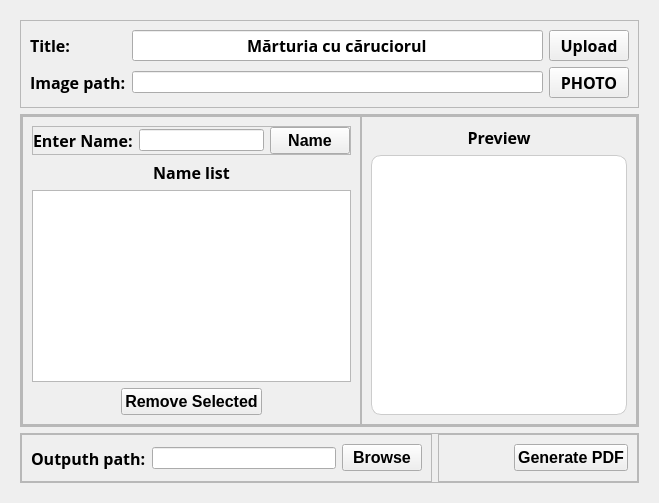
         <widget class="QWidget" name="page_3">
          <layout class="QVBoxLayout" name="verticalLayout_6">
           <item>
            <widget class="QWidget" name="widget" native="true">
             <layout class="QVBoxLayout" name="verticalLayout_5">
              <item>
               <widget class="QFrame" name="frame_title_image">
                <property name="styleSheet">
                 <string notr="true"/>
                </property>
                <property name="frameShape">
                 <enum>QFrame::StyledPanel</enum>
                </property>
                <property name="frameShadow">
                 <enum>QFrame::Raised</enum>
                </property>
                <layout class="QGridLayout" name="gridLayout">
                 <property name="leftMargin">
                  <number>9</number>
                 </property>
                 <property name="topMargin">
                  <number>9</number>
                 </property>
                 <property name="rightMargin">
                  <number>9</number>
                 </property>
                 <property name="bottomMargin">
                  <number>9</number>
                 </property>
                 <item row="2" column="0">
                  <widget class="QLabel" name="img_label">
                   <property name="font">
                    <font>
                     <family>Open Sans</family>
                     <pointsize>12</pointsize>
                     <weight>75</weight>
                     <bold>true</bold>
                    </font>
                   </property>
                   <property name="text">
                    <string>Image path:</string>
                   </property>
                  </widget>
                 </item>
                 <item row="1" column="0">
                  <widget class="QLabel" name="title_label">
                   <property name="font">
                    <font>
                     <family>Open Sans</family>
                     <pointsize>12</pointsize>
                     <weight>75</weight>
                     <bold>true</bold>
                    </font>
                   </property>
                   <property name="text">
                    <string>Title:</string>
                   </property>
                  </widget>
                 </item>
                 <item row="2" column="1">
                  <widget class="QLineEdit" name="img_entry">
                   <property name="styleSheet">
                    <string notr="true"/>
                   </property>
                   <property name="readOnly">
                    <bool>true</bool>
                   </property>
                  </widget>
                 </item>
                 <item row="1" column="1">
                  <widget class="QLineEdit" name="title_entry">
                   <property name="font">
                    <font>
                     <family>Open Sans</family>
                     <pointsize>12</pointsize>
                     <weight>75</weight>
                     <bold>true</bold>
                    </font>
                   </property>
                   <property name="autoFillBackground">
                    <bool>false</bool>
                   </property>
                   <property name="styleSheet">
                    <string notr="true"/>
                   </property>
                   <property name="text">
                    <string>Mărturia cu căruciorul</string>
                   </property>
                   <property name="alignment">
                    <set>Qt::AlignCenter</set>
                   </property>
                  </widget>
                 </item>
                 <item row="2" column="2">
                  <widget class="QPushButton" name="browse_img_button">
                   <property name="font">
                    <font>
                     <family>Open Sans</family>
                     <pointsize>12</pointsize>
                     <weight>75</weight>
                     <bold>true</bold>
                    </font>
                   </property>
                   <property name="styleSheet">
                    <string notr="true"/>
                   </property>
                   <property name="text">
                    <string>PHOTO</string>
                   </property>
                   <property name="icon">
                    <iconset>
                     <normaloff>../image/plus.png</normaloff>../image/plus.png</iconset>
                   </property>
                   <property name="iconSize">
                    <size>
                     <width>24</width>
                     <height>24</height>
                    </size>
                   </property>
                  </widget>
                 </item>
                 <item row="1" column="2">
                  <widget class="QPushButton" name="upload_pdf_button">
                   <property name="font">
                    <font>
                     <family>Open Sans</family>
                     <pointsize>12</pointsize>
                     <weight>75</weight>
                     <bold>true</bold>
                    </font>
                   </property>
                   <property name="text">
                    <string>Upload</string>
                   </property>
                   <property name="icon">
                    <iconset>
                     <normaloff>../image/upload.png</normaloff>../image/upload.png</iconset>
                   </property>
                  </widget>
                 </item>
                </layout>
               </widget>
              </item>
              <item>
               <widget class="QFrame" name="frame_list_preview">
                <property name="styleSheet">
                 <string notr="true"/>
                </property>
                <property name="frameShape">
                 <enum>QFrame::StyledPanel</enum>
                </property>
                <property name="frameShadow">
                 <enum>QFrame::Raised</enum>
                </property>
                <layout class="QVBoxLayout" name="verticalLayout_2">
                 <property name="leftMargin">
                  <number>0</number>
                 </property>
                 <property name="topMargin">
                  <number>0</number>
                 </property>
                 <property name="rightMargin">
                  <number>0</number>
                 </property>
                 <property name="bottomMargin">
                  <number>0</number>
                 </property>
                 <item>
                  <widget class="QFrame" name="frame_8">
                   <property name="frameShape">
                    <enum>QFrame::StyledPanel</enum>
                   </property>
                   <property name="frameShadow">
                    <enum>QFrame::Raised</enum>
                   </property>
                   <layout class="QHBoxLayout" name="horizontalLayout_5">
                    <property name="spacing">
                     <number>0</number>
                    </property>
                    <property name="leftMargin">
                     <number>0</number>
                    </property>
                    <property name="topMargin">
                     <number>0</number>
                    </property>
                    <property name="rightMargin">
                     <number>0</number>
                    </property>
                    <property name="bottomMargin">
                     <number>0</number>
                    </property>
                    <item>
                     <widget class="QFrame" name="frame_5">
                      <property name="frameShape">
                       <enum>QFrame::StyledPanel</enum>
                      </property>
                      <property name="frameShadow">
                       <enum>QFrame::Raised</enum>
                      </property>
                      <layout class="QVBoxLayout" name="verticalLayout_3">
                       <property name="spacing">
                        <number>6</number>
                       </property>
                       <item>
                        <widget class="QFrame" name="frame_4">
                         <property name="styleSheet">
                          <string notr="true"/>
                         </property>
                         <property name="frameShape">
                          <enum>QFrame::StyledPanel</enum>
                         </property>
                         <property name="frameShadow">
                          <enum>QFrame::Raised</enum>
                         </property>
                         <layout class="QHBoxLayout" name="horizontalLayout">
                          <property name="leftMargin">
                           <number>0</number>
                          </property>
                          <property name="topMargin">
                           <number>0</number>
                          </property>
                          <property name="rightMargin">
                           <number>0</number>
                          </property>
                          <property name="bottomMargin">
                           <number>0</number>
                          </property>
                          <item>
                           <widget class="QLabel" name="name_label">
                            <property name="font">
                             <font>
                              <family>Open Sans</family>
                              <pointsize>12</pointsize>
                              <weight>75</weight>
                              <bold>true</bold>
                             </font>
                            </property>
                            <property name="text">
                             <string>Enter Name:</string>
                            </property>
                           </widget>
                          </item>
                          <item>
                           <widget class="QLineEdit" name="name_entry">
                            <property name="font">
                             <font>
                              <weight>75</weight>
                              <italic>false</italic>
                              <bold>true</bold>
                             </font>
                            </property>
                            <property name="styleSheet">
                             <string notr="true"/>
                            </property>
                           </widget>
                          </item>
                          <item>
                           <widget class="QPushButton" name="add_name_button">
                            <property name="font">
                             <font>
                              <pointsize>12</pointsize>
                              <weight>75</weight>
                              <bold>true</bold>
                             </font>
                            </property>
                            <property name="styleSheet">
                             <string notr="true"/>
                            </property>
                            <property name="text">
                             <string>Name</string>
                            </property>
                            <property name="icon">
                             <iconset>
                              <normaloff>../image/plus.png</normaloff>../image/plus.png</iconset>
                            </property>
                            <property name="iconSize">
                             <size>
                              <width>24</width>
                              <height>24</height>
                             </size>
                            </property>
                           </widget>
                          </item>
                         </layout>
                        </widget>
                       </item>
                       <item>
                        <widget class="QLabel" name="name_list_label">
                         <property name="font">
                          <font>
                           <family>Open Sans</family>
                           <pointsize>12</pointsize>
                           <weight>75</weight>
                           <bold>true</bold>
                          </font>
                         </property>
                         <property name="text">
                          <string>Name list</string>
                         </property>
                         <property name="alignment">
                          <set>Qt::AlignCenter</set>
                         </property>
                        </widget>
                       </item>
                       <item>
                        <widget class="QListWidget" name="name_list_widget">
                         <property name="font">
                          <font>
                           <family>Open Sans</family>
                           <pointsize>12</pointsize>
                           <weight>75</weight>
                           <italic>false</italic>
                           <bold>true</bold>
                          </font>
                         </property>
                         <property name="styleSheet">
                          <string notr="true"/>
                         </property>
                         <property name="wordWrap">
                          <bool>true</bool>
                         </property>
                        </widget>
                       </item>
                       <item alignment="Qt::AlignHCenter">
                        <widget class="QPushButton" name="remove_name_button">
                         <property name="maximumSize">
                          <size>
                           <width>200</width>
                           <height>16777215</height>
                          </size>
                         </property>
                         <property name="font">
                          <font>
                           <pointsize>12</pointsize>
                           <weight>75</weight>
                           <bold>true</bold>
                          </font>
                         </property>
                         <property name="styleSheet">
                          <string notr="true"/>
                         </property>
                         <property name="text">
                          <string>Remove Selected</string>
                         </property>
                         <property name="icon">
                          <iconset>
                           <normaloff>../image/remove.png</normaloff>../image/remove.png</iconset>
                         </property>
                         <property name="iconSize">
                          <size>
                           <width>24</width>
                           <height>24</height>
                          </size>
                         </property>
                        </widget>
                       </item>
                      </layout>
                     </widget>
                    </item>
                    <item>
                     <widget class="QFrame" name="frame_9">
                      <property name="minimumSize">
                       <size>
                        <width>100</width>
                        <height>0</height>
                       </size>
                      </property>
                      <property name="frameShape">
                       <enum>QFrame::StyledPanel</enum>
                      </property>
                      <property name="frameShadow">
                       <enum>QFrame::Raised</enum>
                      </property>
                      <layout class="QVBoxLayout" name="verticalLayout_4">
                       <property name="spacing">
                        <number>6</number>
                       </property>
                       <item>
                        <widget class="QLabel" name="label">
                         <property name="font">
                          <font>
                           <family>Open Sans</family>
                           <pointsize>12</pointsize>
                           <weight>75</weight>
                           <bold>true</bold>
                          </font>
                         </property>
                         <property name="text">
                          <string>Preview</string>
                         </property>
                         <property name="alignment">
                          <set>Qt::AlignCenter</set>
                         </property>
                        </widget>
                       </item>
                       <item>
                        <widget class="QGraphicsView" name="pdf_preview">
                         <property name="styleSheet">
                          <string notr="true">QGraphicsView {
	
	background-color: rgb(255, 255, 255);
    border: 1px solid #ccc;
    border-radius: 10px;
}
</string>
                         </property>
                        </widget>
                       </item>
                      </layout>
                     </widget>
                    </item>
                   </layout>
                  </widget>
                 </item>
                </layout>
               </widget>
              </item>
              <item>
               <widget class="QFrame" name="frame_output">
                <property name="minimumSize">
                 <size>
                  <width>0</width>
                  <height>50</height>
                 </size>
                </property>
                <property name="styleSheet">
                 <string notr="true"/>
                </property>
                <property name="frameShape">
                 <enum>QFrame::StyledPanel</enum>
                </property>
                <property name="frameShadow">
                 <enum>QFrame::Raised</enum>
                </property>
                <layout class="QHBoxLayout" name="horizontalLayout_3">
                 <property name="leftMargin">
                  <number>0</number>
                 </property>
                 <property name="topMargin">
                  <number>0</number>
                 </property>
                 <property name="rightMargin">
                  <number>0</number>
                 </property>
                 <property name="bottomMargin">
                  <number>0</number>
                 </property>
                 <item>
                  <widget class="QFrame" name="frame_6">
                   <property name="frameShape">
                    <enum>QFrame::StyledPanel</enum>
                   </property>
                   <property name="frameShadow">
                    <enum>QFrame::Raised</enum>
                   </property>
                   <layout class="QHBoxLayout" name="horizontalLayout_2">
                    <item>
                     <widget class="QLabel" name="output_label">
                      <property name="font">
                       <font>
                        <family>Open Sans</family>
                        <pointsize>12</pointsize>
                        <weight>75</weight>
                        <bold>true</bold>
                       </font>
                      </property>
                      <property name="text">
                       <string>Outputh path:</string>
                      </property>
                     </widget>
                    </item>
                    <item>
                     <widget class="QLineEdit" name="output_entry">
                      <property name="styleSheet">
                       <string notr="true"/>
                      </property>
                      <property name="readOnly">
                       <bool>true</bool>
                      </property>
                     </widget>
                    </item>
                    <item>
                     <widget class="QPushButton" name="browse_output_button">
                      <property name="font">
                       <font>
                        <pointsize>12</pointsize>
                        <weight>75</weight>
                        <bold>true</bold>
                       </font>
                      </property>
                      <property name="styleSheet">
                       <string notr="true"/>
                      </property>
                      <property name="text">
                       <string>Browse</string>
                      </property>
                      <property name="icon">
                       <iconset>
                        <normaloff>../image/folder.png</normaloff>../image/folder.png</iconset>
                      </property>
                      <property name="iconSize">
                       <size>
                        <width>24</width>
                        <height>24</height>
                       </size>
                      </property>
                     </widget>
                    </item>
                   </layout>
                  </widget>
                 </item>
                 <item alignment="Qt::AlignRight">
                  <widget class="QFrame" name="frame_7">
                   <property name="minimumSize">
                    <size>
                     <width>200</width>
                     <height>0</height>
                    </size>
                   </property>
                   <property name="frameShape">
                    <enum>QFrame::StyledPanel</enum>
                   </property>
                   <property name="frameShadow">
                    <enum>QFrame::Raised</enum>
                   </property>
                   <layout class="QHBoxLayout" name="horizontalLayout_4">
                    <item alignment="Qt::AlignRight|Qt::AlignVCenter">
                     <widget class="QPushButton" name="generate_cart_button">
                      <property name="minimumSize">
                       <size>
                        <width>0</width>
                        <height>0</height>
                       </size>
                      </property>
                      <property name="maximumSize">
                       <size>
                        <width>200</width>
                        <height>16777215</height>
                       </size>
                      </property>
                      <property name="font">
                       <font>
                        <pointsize>12</pointsize>
                        <weight>75</weight>
                        <bold>true</bold>
                       </font>
                      </property>
                      <property name="styleSheet">
                       <string notr="true"/>
                      </property>
                      <property name="text">
                       <string>Generate PDF</string>
                      </property>
                      <property name="icon">
                       <iconset>
                        <normaloff>../image/save.png</normaloff>../image/save.png</iconset>
                      </property>
                      <property name="iconSize">
                       <size>
                        <width>24</width>
                        <height>24</height>
                       </size>
                      </property>
                     </widget>
                    </item>
                   </layout>
                  </widget>
                 </item>
                </layout>
               </widget>
              </item>
             </layout>
            </widget>
           </item>
          </layout>
         </widget>
